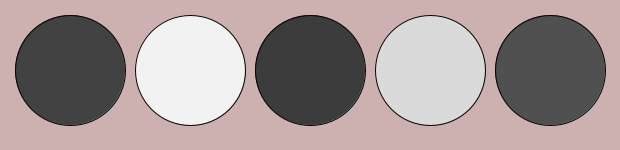
Frame 1 (no input)
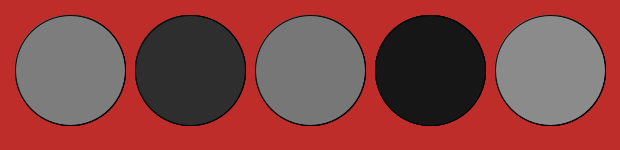
Frame 60 (the mouse pressed at the canvas centre just before this capture)
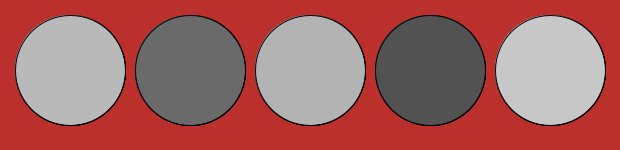
Frame 120 (the mouse held since frame 60 and released just before this capture)

The Processing sketch that drew these frames (run headless with seeded random() and noise(); from frame 60 on, the mouse is pressed at the canvas centre):

// Processing sketch: processing_75268
// ── processing_75268.pde

float circleFill[] = new float[5];
PVector [] circleCenter = new PVector[5];
int nElements = 5;
float opacity = 25;

float circleDiameter = 110;
float circleRadius = circleDiameter/2;
float xOffset = 70;
float xSpace = 10;
float yOffset = 120;
float ySpace = 10;

color[]  airRowsColors = {
  #D0D0B9, #E1E1CC, #ECECDA, #F5F5F1, #FCFCF9, #F1F1F1
};

color[] fireRowsColors = {
  #B03737, #900000, #B42E2E, #FF4A4A, #972623, #E44141
};

void setup()
{
  size(620, 150);
  smooth(); 

  int colNum = (int)random(1, 6);
  fill(fireRowsColors[colNum], opacity);
  noStroke();
  rect(0, 0, width, height);
  textSize(100);

  for (int i = 0; i < circleCenter.length; i++)
  {
     circleFill[i] = random(255);
     circleCenter[i] = new PVector((xOffset + (xSpace + circleDiameter) * i), ySpace + yOffset/2);
  }
}

void draw()
{
  int colNum = (int)random(1, 6);
  fill(fireRowsColors[colNum], opacity);
  noStroke();
  rect(0, 0, width, height); 
  stroke(2);
  for (int i = 0; i < circleCenter.length; i++)
  {
    drawCircle(i);
    updateCircleFill(i);
  }
}

void updateCircleFill(int i)
{
  circleFill[i] = circleFill[i] + 1;
  if(circleFill[i] >= 255)
  {
    circleFill[i] = 0;
  }
}

void drawCircle(int i)
{
  int col =  (int) circleFill[i];
  fill(col);
    ellipse(circleCenter[i].x, circleCenter[i].y, circleDiameter, circleDiameter);
}

void keyPressed()
{ 
  
}

void mousePressed()
{ 
  
}
